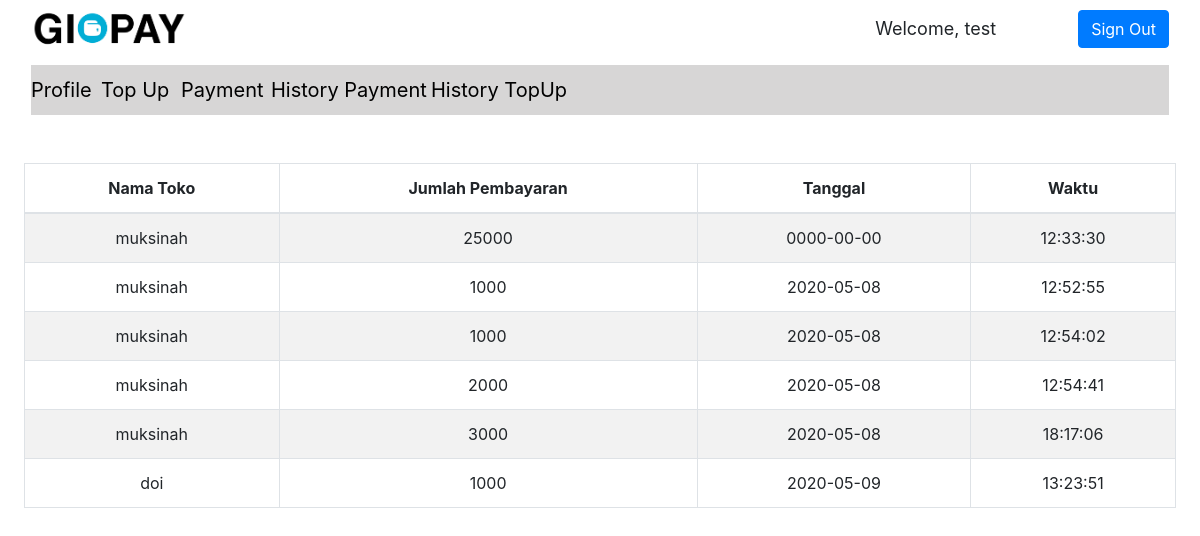
The page /hispayPub.php (signed in) on the database its author committed.
### tables this page shows
CREATE TABLE `historytransaksi` (
  `idUser` int(11) NOT NULL,
  `idToko` int(11) NOT NULL,
  `jumlah` float NOT NULL,
  `tanggal` date NOT NULL,
  `waktu` time NOT NULL
);

CREATE TABLE `pemiliktoko` (
  `idUser` int(11) NOT NULL,
  `username` varchar(15) NOT NULL,
  `password` varchar(15) NOT NULL,
  `nama` varchar(50) NOT NULL,
  `namaToko` varchar(50) NOT NULL,
  `alamatToko` varchar(150) NOT NULL,
  `email` varchar(50) NOT NULL,
  `noHp` int(12) NOT NULL,
  `saldo` float NOT NULL
);

### server.php (called while the page is built, shortened)
<?php
    require_once "mysqlDB.php";
function getTrans($uname){
    $db = new MySQLDB('localhost', 'root', '', 'gipay');
    $username = $uname;
    $username = $db->escapeString($username);
    $query = "SELECT idUser FROM penggunapublik WHERE username=";
    $query .= "'".$username."'";
    $query_result = $db->executeSelectQuery($query);
    $idUser = $query_result[0][0];
    $query2 = "SELECT namaToko, jumlah, tanggal, waktu FROM historytransaksi INNER JOIN pemiliktoko ON historytransaksi.idToko = pemiliktoko.idUser WHERE historytransaksi.idUser = $idUser";
    $res = $db->executeSelectQuery($query2);
    return $res;
}
?>

### mysqlDB.php (called while the page is built, shortened)
<?php
class MySQLDB{
	protected $servername;
	protected $username;
	protected $password;
	protected $dbname;
	protected $db_connection;
	public function __construct($servername,$username,$password,$dbname){
		$this->servername=$servername;
		$this->username=$username;
		$this->password=$password;
		$this->dbname=$dbname;
	}
	public function openConnection(){
		$this->db_connection=new mysqli($this->servername,$this->username,$this->password,$this->dbname);
	}
	public function executeSelectQuery($sql){
		$query_result=$this->db_connection->query($sql);
		$result=[];
		if($query_result!=[]){
			if($query_result->num_rows > 0){
				while ($row=$query_result->fetch_row()) {
					$result[] = $row;
				}
			}
		}
		return $result;
	}
	public function escapeString($input){
		$res = $this->db_connection->real_escape_string($input);
		return $res;
	}
}
?>

### hispayPub.php (the view, shortened to what this page needs)
<?php
    include "server.php";
?>
<!DOCTYPE html>
<html>
<head>
    <link rel="stylesheet" href="assets/bootstrap/css/bootstrap.min.css">
    <link rel="stylesheet" href="assets/css/Data-Table-1.css">
    <link rel="stylesheet" href="assets/css/Data-Table.css">
    <link rel="stylesheet" href="assets/css/Header-Blue.css">
    <link rel="stylesheet" href="https://cdn.datatables.net/1.10.15/css/dataTables.bootstrap.min.css">
    <link rel="stylesheet" href="assets/css/Google-Style-Login.css">
    <link rel="stylesheet" href="assets/css/LinkedIn-like-Profile-Box.css">
    <link rel="stylesheet" href="assets/css/Pretty-Registration-Form.css">
    <link rel="stylesheet" href="assets/css/styles.css">
    <link rel="stylesheet" href="assets/css/Table-With-Search-1.css">
    <link rel="stylesheet" href="assets/css/Table-With-Search.css">
    <link rel="stylesheet" href="assets/css/Team-Boxed.css">
</head>
<body>
    <nav class="navbar navbar-light navbar-expand-md" style="background-color: #ffffff;">
        <div class="container-fluid"><img src="assets/img/Gipay.png" style="height: 40px;">
            <input class="form-control-plaintext" type="text" value="Welcome, <?php echo $_SESSION['username']; ?>" readonly="" style="width: 205px;font-size: 18px;"><a href="hispayPub.php?logout='1'" class="btn btn-primary" role="button">Sign Out</a></div>
    </nav>
    <nav class="navbar navbar-light navbar-expand-md">
        <div class="container-fluid"><button data-toggle="collapse" class="navbar-toggler" data-target="#navcol-2"><span class="sr-only">Toggle navigation</span><span class="navbar-toggler-icon"></span></button>
            <div class="collapse navbar-collapse" id="navcol-2" style="background-color: #d7d6d6;font-size: 20px;height: 50px;color: rgb(0,0,0);">
                <a href="profPub.php" style="color: rgb(0,0,0);width: 70px;">Profile</a><a href="topupPub.php" style="color: rgb(0,0,0);width: 80px;">Top Up</a><a href="payPub.php" style="color: rgb(0,0,0);width: 90px;">Payment</a><a href="hispayPub.php"
                    style="color: rgb(0,0,0);width: 160px;">History Payment</a><a href="histopPub.php" style="color: rgb(0,0,0);">History TopUp</a></div>
        </div>
    </nav>
    <div>
        <div class="container">
            <div class="row">
                <div class="col-md-12" style="height: 40px;background-color: #ffffff;"></div>
            </div>
        </div>
    </div><table id="example" class="table table-striped table-bordered" cellspacing="0" width="100px">
        <thead>
            <tr>
                <th style="text-align:center;">Nama Toko</th>
                <th style="text-align:center;">Jumlah Pembayaran</th>
                <th style="text-align:center;">Tanggal</th>
                <th style="text-align:center;">Waktu</th>
            </tr>
        </thead>
        <tbody>
            <?php
            $username = $_SESSION['username'];
            $result = getTrans($username);
            foreach($result as $row) {
                echo '<tr>';
                foreach($row as $cell){
                    echo('<td>' . $cell . '</td>');
                }
                echo '</tr>';
			}
            ?>
        </tbody>
    </table>
</body>
</html>

### assets/css/Data-Table-1.css (style rules this page uses)
#example { margin-bottom: 0; }

### assets/css/Data-Table.css (style rules this page uses)
#example { margin-bottom: 0; }
#example { width: 96%; text-align: center; margin: auto; }

### assets/css/styles.css (style rules this page uses)
.col-md-12 { text-align: center; }

### rows shown on the page
historytransaksi: idToko.namaToko "muksinah", jumlah "25000", tanggal "0000-00-00", waktu "12:33:30"
historytransaksi: idToko.namaToko "muksinah", jumlah "1000", tanggal "2020-05-08", waktu "12:52:55"
historytransaksi: idToko.namaToko "muksinah", jumlah "1000", tanggal "2020-05-08", waktu "12:54:02"
historytransaksi: idToko.namaToko "muksinah", jumlah "2000", tanggal "2020-05-08", waktu "12:54:41"
historytransaksi: idToko.namaToko "muksinah", jumlah "3000", tanggal "2020-05-08", waktu "18:17:06"
historytransaksi: idToko.namaToko "doi", jumlah "1000", tanggal "2020-05-09", waktu "13:23:51"
